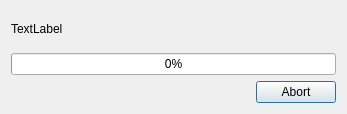
<?xml version="1.0" encoding="UTF-8"?>
<ui version="4.0">
 <class>ProgressDialog</class>
 <widget class="QDialog" name="ProgressDialog">
  <property name="geometry">
   <rect>
    <x>0</x>
    <y>0</y>
    <width>347</width>
    <height>114</height>
   </rect>
  </property>
  <property name="windowTitle">
   <string>Dialog</string>
  </property>
  <layout class="QVBoxLayout" name="verticalLayout">
   <item>
    <layout class="QHBoxLayout" name="horizontalLayout">
     <item>
      <widget class="QLabel" name="label">
       <property name="text">
        <string>TextLabel</string>
       </property>
      </widget>
     </item>
     <item>
      <spacer name="horizontalSpacer_2">
       <property name="orientation">
        <enum>Qt::Horizontal</enum>
       </property>
       <property name="sizeHint" stdset="0">
        <size>
         <width>40</width>
         <height>20</height>
        </size>
       </property>
      </spacer>
     </item>
    </layout>
   </item>
   <item>
    <widget class="QProgressBar" name="progressBar">
     <property name="value">
      <number>0</number>
     </property>
    </widget>
   </item>
   <item>
    <layout class="QHBoxLayout" name="horizontalLayout_2">
     <item>
      <spacer name="horizontalSpacer">
       <property name="orientation">
        <enum>Qt::Horizontal</enum>
       </property>
       <property name="sizeHint" stdset="0">
        <size>
         <width>40</width>
         <height>20</height>
        </size>
       </property>
      </spacer>
     </item>
     <item>
      <widget class="QPushButton" name="abortButton">
       <property name="text">
        <string>Abort</string>
       </property>
      </widget>
     </item>
    </layout>
   </item>
  </layout>
 </widget>
 <resources/>
 <connections/>
</ui>
